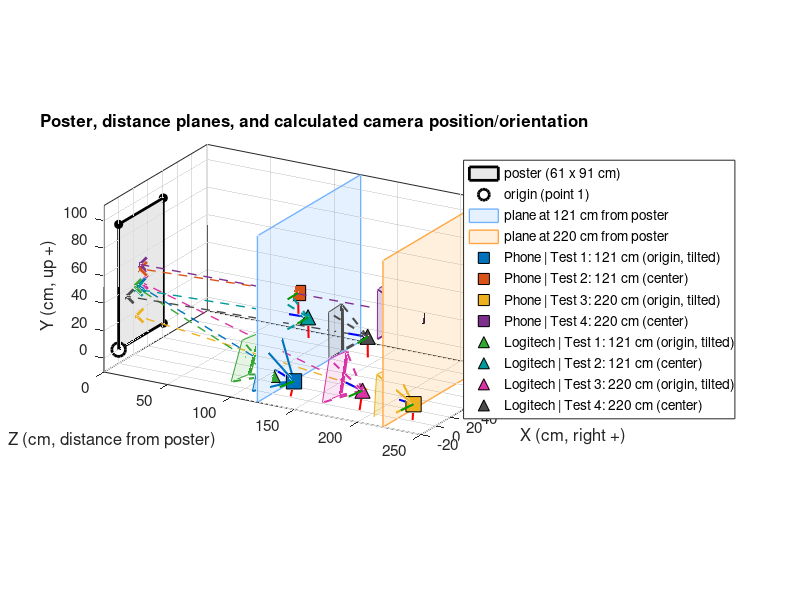

Recreate this plot in MATLAB.
function plot_poster_3d()
% PLOT_POSTER_3D  Poster + calculated camera position and orientation + distance planes.
% Compares the phone and Logitech webcam in the same tests.
%
% Coordinate system (the same as in the Python program), in cm:
%   origin = bottom-left corner of the poster
%   X = to the right, Y = upwards, Z = out of the poster (towards the viewer)
%
% For each test:
%   dev      : 'Phone' or 'Logitech'
%   pos      : calculated camera position [X Y Z]
%   yaw      : degrees; > 0 = camera points to the right of the poster normal
%   pitch    : degrees; > 0 = camera points upwards
%   roll     : degrees; camera rotation around the optical axis (see camera_axes)
%   ref      : poster point to which the distance was measured ([0 0 0] = origin)
%   measured : measured distance (cm) from the camera to that point
%
% How to read the plot:
%   - Each camera is drawn at the calculated position, with a pyramid (field of view) and the
%     camera x/y/z axes. The top edge of the image is drawn with a thick line.
%   - The two semi-transparent planes are parallel to the poster, at 121 cm and 220 cm
%     (the measured distances). The farther a camera is from the plane, the greater the error.
%     (The planes mark the PERPENDICULAR distance to the poster.)
%   - Phone: square marker, filled pyramid. Logitech: triangle, dashed pyramid.
%   - Each test has a color; the phone and Logitech colors are different.
%   - The table with the values (measured, calculated, error) is printed in the command window..
%
% Usage:  plot_poster_3d

% ------------------------------------------------------------------ data
W = 61;  H = 91;                                  % poster dimensions (cm)
corners = [0 0 0; W 0 0; W H 0; 0 H 0];           % points 1..4 (X, Y, Z)
center  = [W/2 H/2 0];
origin  = [0 0 0];

fxPhone = 1327.7;                                 % phone focal length (px) (for the field of view)
fxLog   = 1419.0;                                 % Logitech focal length (px)
imgW = 1920;  imgH = 1080;
rollLog = -90;                                    % assumed Logitech roll (see note above)

showPhone    = true;                              % show phone results
showLogitech = true;                              % show Logitech results
planeDist    = [121 220];                         % distances (cm) of the planes parallel to the poster
planeColors  = [0.45 0.70 1.00;  1.00 0.65 0.25]; % color of each plane
planeAlpha   = 0.18;                              % plane transparency
frustumDepth = 25;                                % depth of the drawn pyramid (cm)
axisLen      = 15;                                % camera axis length (cm)
saveFigs     = false;                             % true = save the plot as PNG

% style per device: marker, pyramid line style, transparency, and 4 colors (tests 1..4)
style.Phone = struct('marker', 's', 'ls', '-',  'fa', 0.25, 'colors', ...
    [0.000 0.447 0.741;  0.850 0.325 0.098;  0.929 0.694 0.125;  0.494 0.184 0.556]);
style.Logitech  = struct('marker', '^', 'ls', '--', 'fa', 0.12, 'colors', ...
    [0.200 0.650 0.200;  0.000 0.600 0.600;  0.850 0.200 0.650;  0.300 0.300 0.300]);

mk = @(dev,name,pos,yaw,pitch,roll,ref,meas,err,fx) struct('dev',dev,'name',name,'pos',pos, ...
    'yaw',yaw,'pitch',pitch,'roll',roll,'ref',ref,'measured',meas,'err',err,'fx',fx);

tests = { ...
    mk('Phone','Test 1: 121 cm (origin, tilted)', [ 1.4  1.5 137.5], 10.6, 14.7, -90.0, origin, 121, 3.11, fxPhone), ...
    mk('Phone','Test 2: 121 cm (center)',          [32.5 53.2 122.7], -1.6, -1.7, -90.7, center, 121, 3.27, fxPhone), ...
    mk('Phone','Test 3: 220 cm (origin, tilted)', [ 2.4  1.6 231.2],  5.4,  3.8, -90.0, origin, 220, 1.44, fxPhone), ...
    mk('Phone','Test 4: 220 cm (center)',          [34.6 52.8 215.1], -1.5,  0.0, -90.2, center, 220, 2.30, fxPhone), ...
    mk('Logitech', 'Test 1: 121 cm (origin, tilted)', [ 2.1  2.9 120.2],  9.2, 16.7, rollLog, origin, 121, 1.12, fxLog), ...
    mk('Logitech', 'Test 2: 121 cm (center)',          [24.2 40.5 135.4], -0.4, -1.6, rollLog, center, 121, 3.23, fxLog), ...
    mk('Logitech', 'Test 3: 220 cm (origin, tilted)', [-0.1  5.2 192.4],  9.0, 10.0, rollLog, origin, 220, 1.64, fxLog), ...
    mk('Logitech', 'Test 4: 220 cm (center)',          [19.4 36.9 185.2], -2.6, -0.5, rollLog, center, 220, 2.92, fxLog) };

% remove disabled devices
keep = true(1, numel(tests));
for i = 1:numel(tests)
    if (strcmp(tests{i}.dev, 'Phone') && ~showPhone) || (strcmp(tests{i}.dev, 'Logitech') && ~showLogitech)
        keep(i) = false;
    end
end
tests = tests(keep);
nT = numel(tests);

% ------------------------------------------------- command-window table
fprintf('\n%-10s %-38s %8s %9s %9s %8s %9s\n', 'Camera', 'Test', 'Measured', 'Calculated', 'Error', 'Error', 'Z');
fprintf('%-10s %-38s %8s %9s %9s %8s %9s\n', '', '', '(cm)', '(cm)', '(cm)', '(%)', '(cm)');
for i = 1:nT
    t = tests{i};
    dCalc = norm(t.pos - t.ref);
    fprintf('%-10s %-38s %8.1f %9.1f %+9.1f %+8.1f %9.1f\n', t.dev, t.name, t.measured, dCalc, ...
        dCalc - t.measured, 100*(dCalc - t.measured)/t.measured, t.pos(3));
end
fprintf('\n');

% ------------------------------------------------- figure: all tests
f1 = figure('Name', 'All tests', 'Color', 'w', 'Units', 'normalized', ...
    'OuterPosition', [0.02 0.04 0.96 0.92]);
[hPoster, hOrigin] = setup_scene(corners, W, H);

% parallel planes at a fixed distance from the poster (same X/Y axis limits)
nP = numel(planeDist);
hPlane = zeros(1, nP);
planeNames = cell(1, nP);
for k = 1:nP
    hPlane(k) = draw_plane(planeDist(k), [-20 W+60], [-10 H+20], planeColors(k,:), planeAlpha);
    planeNames{k} = sprintf('plane at %g cm from poster', planeDist(k));
end

% cameras
hCam = zeros(1, nT);
camNames = cell(1, nT);
for i = 1:nT
    t = tests{i};
    st  = style.(t.dev);
    col = st.colors(condIndex(t.name), :);
    Rc = camera_axes(t.yaw, t.pitch, t.roll);
    hCam(i) = draw_camera(t.pos, Rc, col, t.fx, imgW, imgH, frustumDepth, axisLen, st);
    draw_aim(t.pos, Rc, col);
    camNames{i} = sprintf('%s | %s', t.dev, t.name);
end

legend([hPoster hOrigin hPlane hCam], ...
    [{sprintf('poster (%g x %g cm)', W, H), 'origin (point 1)'}, planeNames, camNames], ...
    'Location', 'eastoutside', 'FontSize', 10);
title('Poster, distance planes, and calculated camera position/orientation', 'FontSize', 12);
set(gca, 'FontSize', 11);
view(-60, 20);

if saveFigs
    print(f1, 'poster_todos.png', '-dpng', '-r200');
end
end

% ============================================================ local functions

function k = condIndex(name)
% condition number (1..4) from the name "Test N: ..."
k = sscanf(name, 'Test %d');
end

function h = draw_plane(zPlane, xl, yl, col, alpha)
% Plane Z = zPlane (parallel to the poster), semi-transparent, with xl and yl limits.
P = [xl(1) yl(1) zPlane;  xl(2) yl(1) zPlane;  xl(2) yl(2) zPlane;  xl(1) yl(2) zPlane];
h = fill3(pp(P,1), pp(P,2), pp(P,3), col, 'FaceAlpha', alpha, 'EdgeColor', col, 'LineWidth', 1);
end

function R = camera_axes(yawDeg, pitchDeg, rollDeg)
% Returns R (3x3), whose COLUMNS are the camera axes expressed in world coordinates:
%   column 1 = image x (right), column 2 = image y (down), column 3 = optical axis.
% yaw > 0: points to the right of the poster normal; pitch > 0: points upwards.
% roll: rotation around the optical axis (0 = "upright" image, -90 = image rotated 90 degrees).
yaw = yawDeg*pi/180;  pitch = pitchDeg*pi/180;  roll = rollDeg*pi/180;
z = [cos(pitch)*sin(yaw); sin(pitch); -cos(pitch)*cos(yaw)];   % direction the camera points
up0 = [0; 1; 0];
u  = up0 - (up0.'*z)*z;   u = u / norm(u);                     % world "up", perpendicular to z
y0 = -u;                                                      % image y points downwards
x0 = cross(y0, z);
x  =  cos(roll)*x0 - sin(roll)*y0;
y  =  sin(roll)*x0 + cos(roll)*y0;
R  = [x, y, z];
end

function [hPoster, hOrigin] = setup_scene(corners, W, H)
% Poster (Z = 0 plane) and the 4 points. Plot axes: (X, Z, Y) with Z inverted,
% so Y is vertical and the system remains right-handed.
hold on; grid on; box on;
hPoster = fill3(pp(corners,1), pp(corners,2), pp(corners,3), [0.85 0.85 0.85], 'FaceAlpha', 0.6, ...
    'EdgeColor', 'k', 'LineWidth', 2);
plot3(pp(corners(2:4,:),1), pp(corners(2:4,:),2), pp(corners(2:4,:),3), 'ko', ...
    'MarkerFaceColor', 'k', 'MarkerSize', 6);
hOrigin = plot3(pp(corners(1,:),1), pp(corners(1,:),2), pp(corners(1,:),3), 'ko', ...
    'MarkerFaceColor', 'w', 'MarkerSize', 10, 'LineWidth', 2);
axis equal;
xlabel('X (cm, right +)'); ylabel('Z (cm, distance from poster)'); zlabel('Y (cm, up +)');
set(gca, 'YDir', 'reverse');
xlim([-20 W+60]); zlim([-10 H+20]);
end

function h = draw_camera(C, R, col, fx, imgW, imgH, d, axisLen, st)
% Camera pyramid (up to the image plane at distance d), with the top image edge
% solid, and the camera x (red), y (green), and z (blue) axes.
xc = R(:,1).';  yc = R(:,2).';  zc = R(:,3).';
hw = (imgW/2)/fx*d;  hh = (imgH/2)/fx*d;
c0 = C + d*zc;
q = [c0 - hw*xc - hh*yc;       % top-left image corner (y points down)
     c0 + hw*xc - hh*yc;       % top-right
     c0 + hw*xc + hh*yc;       % bottom-right
     c0 - hw*xc + hh*yc];      % bottom-left
for k = 1:4
    seg(C, q(k,:), st.ls, 'Color', col, 'LineWidth', 1.5);
end
fill3(pp(q,1), pp(q,2), pp(q,3), col, 'FaceAlpha', st.fa, 'EdgeColor', col);
seg(q(1,:), q(2,:), '-', 'Color', col, 'LineWidth', 3.5);      % top image edge
h = plot3(pp(C,1), pp(C,2), pp(C,3), st.marker, 'MarkerSize', 11, 'MarkerFaceColor', col, 'MarkerEdgeColor', 'k');
dirs = {xc, yc, zc};  cc = {'r', [0 0.6 0], 'b'};
for k = 1:3
    seg(C, C + axisLen*dirs{k}, '-', 'Color', cc{k}, 'LineWidth', 1.5);
end
end

function draw_aim(C, R, col)
% Where the optical axis "hits" the poster plane (Z = 0).
zc = R(:,3).';
if zc(3) < 0
    t = -C(3)/zc(3);
    hit = C + t*zc;
    seg(C, hit, '--', 'Color', col, 'LineWidth', 1);
    plot3(pp(hit,1), pp(hit,2), pp(hit,3), 'x', 'MarkerSize', 10, 'LineWidth', 2, 'Color', col);
end
end

% --- helpers: world coordinates (X,Y,Z) -> plot axes (X, Z, Y)
function v = pp(M, k)
perm = [1 3 2];
v = M(:, perm(k));
end

function seg(p, q, varargin)
plot3([p(1) q(1)], [p(3) q(3)], [p(2) q(2)], varargin{:});
end
